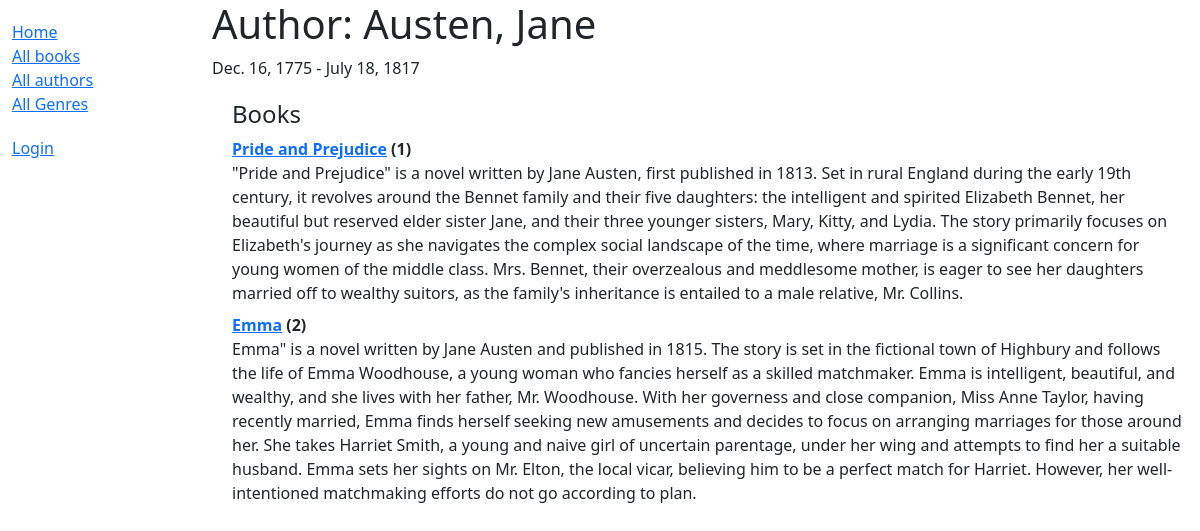
Screenshot of /catalog/author/6 with the database file from the repository.
### catalog/models.py (models this page shows, shortened)
class Author(models.Model):
    first_name = models.CharField(max_length=100)
    last_name = models.CharField(max_length=100)
    date_of_birth = models.DateField(null=True, blank=True)
    date_of_death = models.DateField('Died', null=True, blank=True)
    class Meta:
        ordering = ['last_name', 'first_name']
    def __str__(self):
        return f'{self.last_name}, {self.first_name}'
    class Meta:
        ordering = ['last_name']

class Book(models.Model):
    title = models.CharField(max_length=200)
    author = models.ForeignKey('Author', on_delete=models.SET_NULL, null=True)
    summary = models.TextField(max_length=1000, help_text='Enter a brief description of the book')
    isbn = models.CharField('ISBN',max_length=13, help_text='13 Character <a href="https://www.isbn-international.org/content/what-isbn">ISBN number</a>')
    genre = models.ManyToManyField(Genre, help_text='Select a genre for this book')
    language = models.ForeignKey('Language', on_delete=models.SET_NULL, null=True)
    def __str__(self):
        return self.title
    def display_genre(self):
        """Create a string for the Genre. This is required to display genre in Admin."""
        return ', '.join(genre.name for genre in self.genre.all()[:3])
    display_genre.short_description = 'Genre'

### catalog/views.py (the view)
# urls.py: path('author/<int:pk>', views.AuthorDetailView.as_view(), name='author-detail'),
class AuthorDetailView(generic.DetailView):
    model = Author

### catalog/templates/catalog/author_detail.html
{% extends "base_generic.html" %}
{% block content %}
<h1>Author: {{ author }}</h1>
<p>{{ author.date_of_birth}} - {% if author.date_of_death %}{{author.date_of_death}}{% endif %}</p>
<div style="margin-left:20px;margin-top:20px">
    <h4>Books</h4>
<dl>
{% for book in author.book_set.all %}
    <dt><a href="{% url 'book-detail' book.pk %}">{{book}}</a> ({{book.bookinstance_set.all.count}})</dt>
    <dd>{{book.summary}}</dd>
{% endfor %}
</dl>
</div>
{% endblock %}

### rows the page displays
Author: date_of_birth "Dec. 16, 1775", date_of_death "July 18, 1817"
Book: title "Pride and Prejudice", bookinstance_set.all.count "1", summary "\"Pride and Prejudice\" is a novel written by Jane Austen, first published in 1813. Set in rural England during the early 19th century, it revolves around the Bennet family and their five daughters: the intelligent and spirited Elizabeth Bennet, her beautiful but reserved elder sister Jane, and their three younger sisters, Mary, Kitty, and Lydia. The story primarily focuses on Elizabeth's journey as she navigates the complex social landscape of the time, where marriage is a significant concern for young women of the middle class. Mrs. Bennet, their overzealous and meddlesome mother, is eager to see her daughters married off to wealthy suitors, as the family's inheritance is entailed to a male…"
Book: title "Emma", bookinstance_set.all.count "2", summary "Emma\" is a novel written by Jane Austen and published in 1815. The story is set in the fictional town of Highbury and follows the life of Emma Woodhouse, a young woman who fancies herself as a skilled matchmaker. Emma is intelligent, beautiful, and wealthy, and she lives with her father, Mr. Woodhouse. With her governess and close companion, Miss Anne Taylor, having recently married, Emma finds herself seeking new amusements and decides to focus on arranging marriages for those around her. She takes Harriet Smith, a young and naive girl of uncertain parentage, under her wing and attempts to find her a suitable husband. Emma sets her sights on Mr. Elton, the local vicar, believing him to be…"
